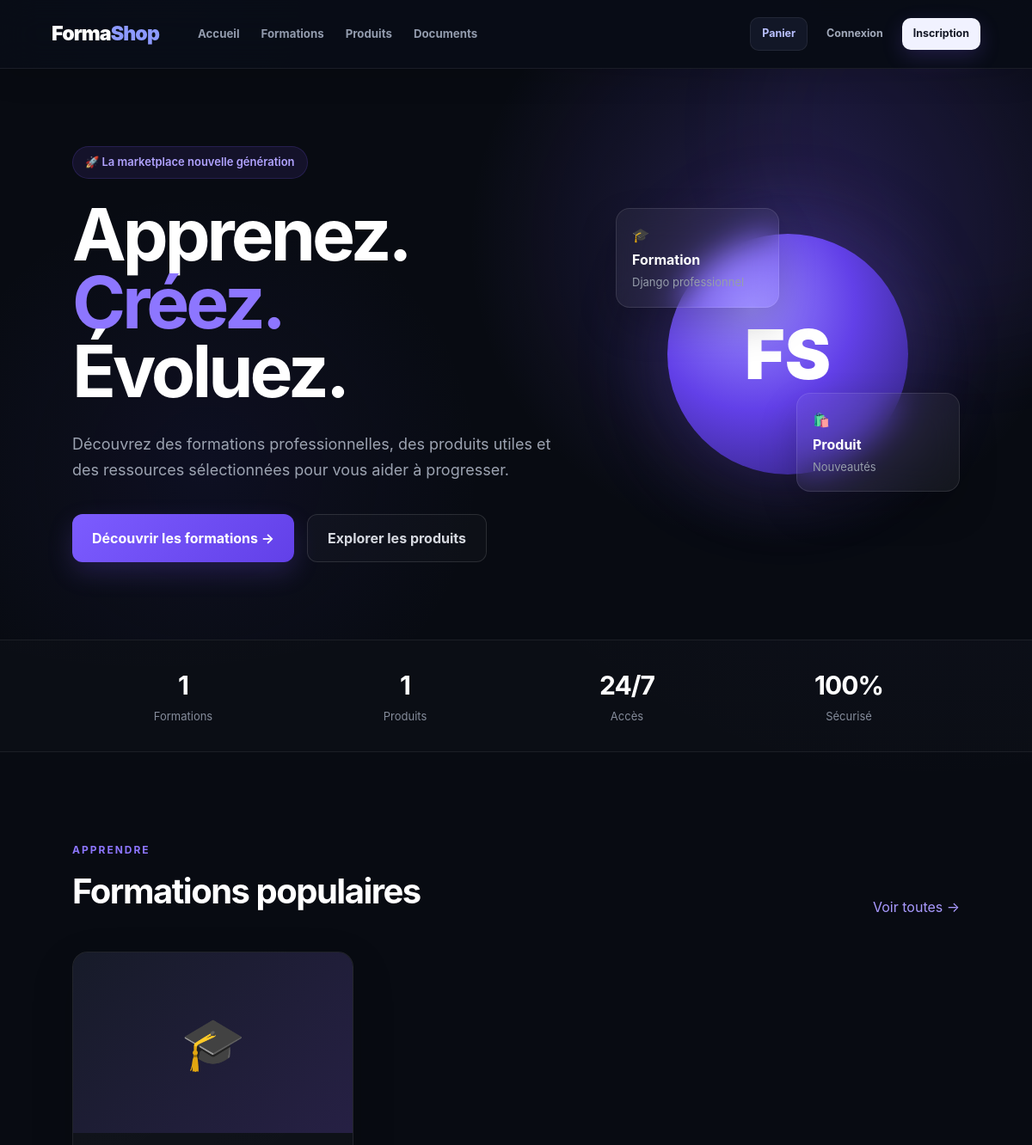
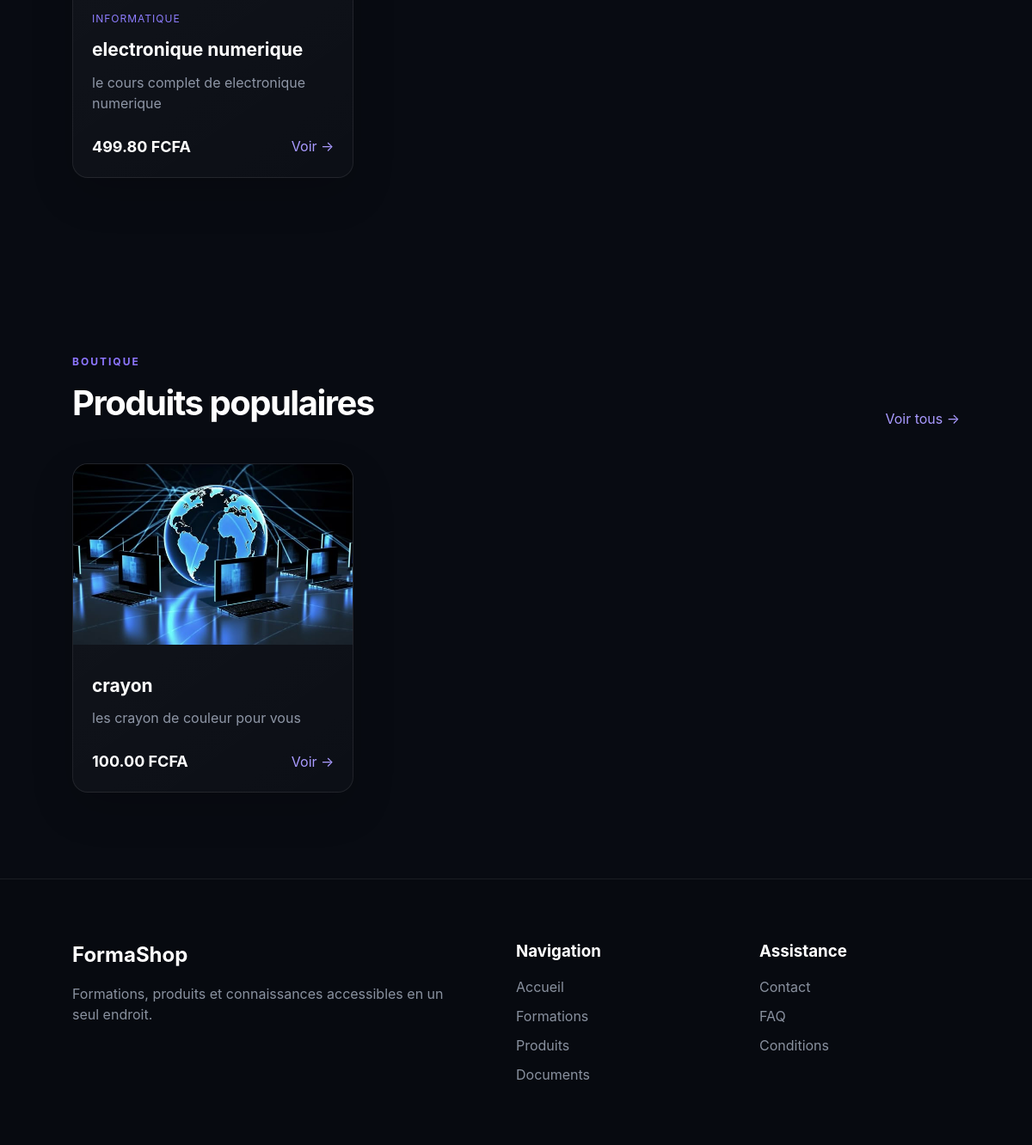
The page / on the database its author committed (2 pictures, top to bottom).
### courses/models.py (models this page shows, shortened)
class Course(models.Model):
    category = models.ForeignKey(
        Category,
        on_delete=models.CASCADE,
        related_name="courses"
    )
    title = models.CharField(max_length=200)
    slug = models.SlugField(unique=True)
    description = models.TextField()
    price = models.DecimalField(
        max_digits=10,
        decimal_places=2
    )
    image = models.ImageField(
        upload_to="courses/",
        blank=True,
        null=True
    )
    instructor = models.ForeignKey(
        User,
        on_delete=models.CASCADE,
        related_name="courses"
    )
    is_published = models.BooleanField(default=True)
    created_at = models.DateTimeField(auto_now_add=True)

class Category(models.Model):
    name = models.CharField(max_length=100)
    slug = models.SlugField(unique=True)

### products/models.py (models this page shows, shortened)
class Product(models.Model):
    name = models.CharField(
        max_length=200
    )
    seller = models.ForeignKey(
        settings.AUTH_USER_MODEL,
        on_delete=models.SET_NULL,
        null=True,
        blank=True,
        related_name="products_created"
    )
    description = models.TextField(
        blank=True
    )
    price = models.DecimalField(
        max_digits=10,
        decimal_places=2
    )
    stock = models.PositiveIntegerField(
        default=0
    )
    reward_tokens = models.PositiveIntegerField(
        default=20
    )
    is_featured = models.BooleanField(
        default=False
    )
    boost_until = models.DateTimeField(
        null=True,
        blank=True
    )
    image = models.ImageField(
        upload_to="products/",
        blank=True,
        null=True
    )
    seller = models.ForeignKey(
        settings.AUTH_USER_MODEL,
        on_delete=models.SET_NULL,
        null=True,
        blank=True,
        related_name="products_created"
    )
    created_at = models.DateTimeField(
        auto_now_add=True
    )

### config/views.py (the view)
def home(request):
    courses = (
        Course.objects
        .filter(
            is_published=True,
            students__isnull=False
        )
        .annotate(
            popularity=Count("students", distinct=True)
        )
        .order_by("-popularity", "-created_at")[:6]
    )
    products = (
        Product.objects
        .filter(
            stock__gt=0,
            order__isnull=False
        )
        .annotate(
            popularity=Sum("order__quantity")
        )
        .order_by("-popularity", "-created_at")[:6]
    )
    courses_count = Course.objects.filter(
        is_published=True
    ).count()
    products_count = Product.objects.filter(
        stock__gt=0
    ).count()
    return render(
        request,
        "home.html",
        {
            "courses": courses,
            "products": products,
            "courses_count": courses_count,
            "products_count": products_count,
        }
    )

### config/template/home.html (shortened to what this page needs)
{% extends "base.html" %}
{% block content %}
<section class="hero">
    <div class="hero-content">
        <span class="badge">
            🚀 La marketplace nouvelle génération
        </span>
        <h1>
            Apprenez.
            <span>Créez.</span>
            Évoluez.
        </h1>
        <p>
            Découvrez des formations professionnelles,
            des produits utiles et des ressources
            sélectionnées pour vous aider à progresser.
        </p>
        <div class="hero-buttons">
            <a href="{% url 'course_list' %}" class="primary-btn">
                Découvrir les formations →
            </a>
            <a href="{% url 'product_list' %}" class="secondary-btn">
                Explorer les produits
            </a>
        </div>
    </div>
    <div class="hero-card">
        <div class="floating-card card-one">
            🎓
            <strong>Formation</strong>
            <span>Django professionnel</span>
        </div>
        <div class="floating-card card-two">
            🛍️
            <strong>Produit</strong>
            <span>Nouveautés</span>
        </div>
        <div class="hero-circle">
            <span>FS</span>
        </div>
    </div>
</section>
<section class="stats">
    <div>
        <strong>{{ courses_count }}</strong>
        <span>Formations</span>
    </div>
    <div>
        <strong>{{ products_count }}</strong>
        <span>Produits</span>
    </div>
    <div>
        <strong>24/7</strong>
        <span>Accès</span>
    </div>
    <div>
        <strong>100%</strong>
        <span>Sécurisé</span>
    </div>
</section>
<section class="section">
    <div class="section-heading">
        <div>
            <span class="section-label">APPRENDRE</span>
            <h2>
                Formations populaires
            </h2>
        </div>
        <a href="{% url 'course_list' %}">
            Voir toutes →
        </a>
    </div>
    <div class="cards">
        {% for course in courses %}
        <article class="course-card">
            {% if course.image %}
                <img src="{{ course.image.url }}" alt="{{ course.title }}">
            {% else %}
                <div class="placeholder-image">
                    🎓
                </div>
            {% endif %}
            <div class="card-content">
                <span class="category">
                    {{ course.category.name }}
                </span>
                <h3>
                    {{ course.title }}
                </h3>
                <p>
                    {{ course.description|truncatewords:18 }}
                </p>
                <div class="card-bottom">
                    <strong>
                        {{ course.price }} FCFA
                    </strong>
                    <a href="{% url 'course_detail' course.slug %}">
                        Voir →
                    </a>
                </div>
            </div>
        </article>
        {% empty %}
        <p>Aucune formation disponible pour le moment.</p>
        {% endfor %}
    </div>
</section>
<section class="section products-section">
    <div class="section-heading">
        <div>
            <span class="section-label">
                BOUTIQUE
            </span>
            <h2>
                Produits populaires
            </h2>
        </div>
        <a href="{% url 'product_list' %}">
            Voir tous →
        </a>
    </div>
    <div class="cards">
        {% for product in products %}
        <article class="product-card">
            {% if product.image %}
                <img
                    src="{{ product.image.url }}"
                    alt="{{ product.name }}"
                >
            {% else %}
                <div class="placeholder-image">
                    🛍️
                </div>
            {% endif %}
            <div class="card-content">
                <h3>
                    {{ product.name }}
                </h3>
                <p>
                    {{ product.description|truncatewords:15 }}
                </p>
                <div class="card-bottom">
                    <strong>
                        {{ product.price }} FCFA
                    </strong>
                    <a href="{% url 'product_detail' product.id %}">
                        Voir →
                    </a>
                </div>
            </div>
        </article>
        {% empty %}
        <p>
            Aucun produit disponible.
        </p>
        {% endfor %}
    </div>
</section>
{% endblock %}

### config/template/base.html (shortened to what this page needs)
{% load static %}
<!DOCTYPE html>
<html lang="fr">
<head>
    <link rel="stylesheet"
          href="{% static 'css/style.css' %}">
    <link rel="stylesheet"
          href="{% static 'accounts/css/account.css' %}">
</head>
<body>
<header class="navbar">
    <a href="{% url 'home' %}"
       class="logo">
        Forma<span>Shop</span>
    </a>
    <nav class="desktop-navigation"
         id="mainNavigation">
        <a href="{% url 'home' %}">
            Accueil
        </a>
        <a href="{% url 'course_list' %}">
            Formations
        </a>
        <a href="{% url 'product_list' %}">
            Produits
        </a>
        <a href="{% url 'document_list' %}">
            Documents
        </a>
    </nav>
    <div class="nav-actions">
        <a href="{% url 'cart' %}"
           class="cart-button">
            Panier
        </a>
        {% if user.is_authenticated %}
            <a href="{% url 'profile' %}"
               class="profile-button">
                Mon profil
            </a>
            <a href="{% url 'logout' %}"
               class="logout-link">
                Déconnexion
            </a>
        {% else %}
            <a href="{% url 'login' %}"
               class="login">
                Connexion
            </a>
            <a href="{% url 'register' %}"
               class="register">
                Inscription
            </a>
        {% endif %}
    </div>
</header>
<main>
    {% block content %}
    {% endblock %}
</main>
<footer>
    <div>
        <h2>
            FormaShop
        </h2>
        <p>
            Formations, produits et connaissances
            accessibles en un seul endroit.
        </p>
    </div>
    <div>
        <h3>
            Navigation
        </h3>
        <a href="{% url 'home' %}">
            Accueil
        </a>
        <a href="{% url 'course_list' %}">
            Formations
        </a>
        <a href="{% url 'product_list' %}">
            Produits
        </a>
        <a href="{% url 'document_list' %}">
            Documents
        </a>
    </div>
    <div>
        <h3>
            Assistance
        </h3>
        <a href="#">
            Contact
        </a>
        <a href="#">
            FAQ
        </a>
        <a href="#">
            Conditions
        </a>
    </div>
</footer>
</body>
</html>

### config/template/base.html (style rules this page uses)
.navbar { position: sticky; top: 0; z-index: 1000; min-height: 72px; display: flex; align-items: center; padding: 0 5%; background: rgba(9, 13, 22, 0.88); backdrop-filter: blur(18px); -webkit-backdrop-filter: blur(18px); border-bottom: 1px solid rgba(255,255,255,0.07); }
.logo { margin-right: 45px; color: #ffffff; font-size: 1.45rem; font-weight: 900; letter-spacing: -0.04em; text-decoration: none; }
.logo span, .mobile-logo span { color: #8d9aff; }
.desktop-navigation { display: flex; align-items: center; gap: 25px; flex: 1; }
.desktop-navigation a { position: relative; color: #929bad; font-size: 0.83rem; font-weight: 700; text-decoration: none; transition: color .2s ease; }
.desktop-navigation a::after { content: ""; position: absolute; left: 0; bottom: -8px; width: 0; height: 2px; border-radius: 10px; background: #8d9aff; transition: width .25s ease; }
.nav-actions { display: flex; align-items: center; gap: 9px; }
.nav-actions a { padding: 9px 13px; border-radius: 10px; color: #a2aabb; font-size: 0.78rem; font-weight: 700; text-decoration: none; transition: all .2s ease; }
.nav-actions .cart-button { color: #b9c0ff; background: rgba(141,154,255,0.08); }
.nav-actions .register { color: #151927; background: #f1f2ff; }

### rows shown on the page
Course: category.name "INFORMATIQUE", title "electronique numerique", description "le cours complet de electronique numerique", price "499.80"
Product: image (picture), name "crayon", description "les crayon de couleur pour vous", price "100.00"

### other values the page prints
{{ courses_count }} "1"
{{ products_count }} "1"
